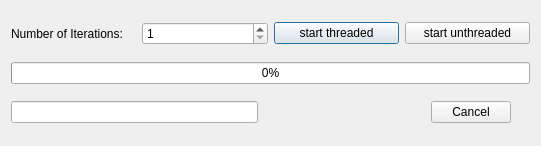
<?xml version="1.0" encoding="UTF-8"?>
<ui version="4.0">
 <class>ServerThreadDialog</class>
 <widget class="QDialog" name="ServerThreadDialog">
  <property name="geometry">
   <rect>
    <x>0</x>
    <y>0</y>
    <width>541</width>
    <height>146</height>
   </rect>
  </property>
  <property name="windowTitle">
   <string>Dialog</string>
  </property>
  <layout class="QGridLayout" name="gridLayout">
   <item row="0" column="0" colspan="3">
    <layout class="QHBoxLayout" name="horizontalLayout">
     <item>
      <widget class="QLabel" name="label">
       <property name="text">
        <string>Number of Iterations:</string>
       </property>
      </widget>
     </item>
     <item>
      <widget class="QSpinBox" name="spinBox">
       <property name="minimum">
        <number>1</number>
       </property>
       <property name="maximum">
        <number>1000000</number>
       </property>
      </widget>
     </item>
     <item>
      <widget class="QPushButton" name="btnThread">
       <property name="text">
        <string>start threaded</string>
       </property>
      </widget>
     </item>
     <item>
      <widget class="QPushButton" name="btnNoThread">
       <property name="text">
        <string>start unthreaded</string>
       </property>
      </widget>
     </item>
    </layout>
   </item>
   <item row="1" column="0" colspan="3">
    <widget class="QProgressBar" name="progressBar">
     <property name="value">
      <number>0</number>
     </property>
    </widget>
   </item>
   <item row="2" column="0">
    <layout class="QHBoxLayout" name="horizontalLayout_2">
     <item>
      <widget class="QLineEdit" name="lineEdit"/>
     </item>
     <item>
      <widget class="QDialogButtonBox" name="buttonBox">
       <property name="standardButtons">
        <set>QDialogButtonBox::Cancel</set>
       </property>
      </widget>
     </item>
    </layout>
   </item>
   <item row="2" column="1">
    <widget class="QLabel" name="lblTest">
     <property name="text">
      <string/>
     </property>
    </widget>
   </item>
  </layout>
 </widget>
 <resources/>
 <connections/>
</ui>
